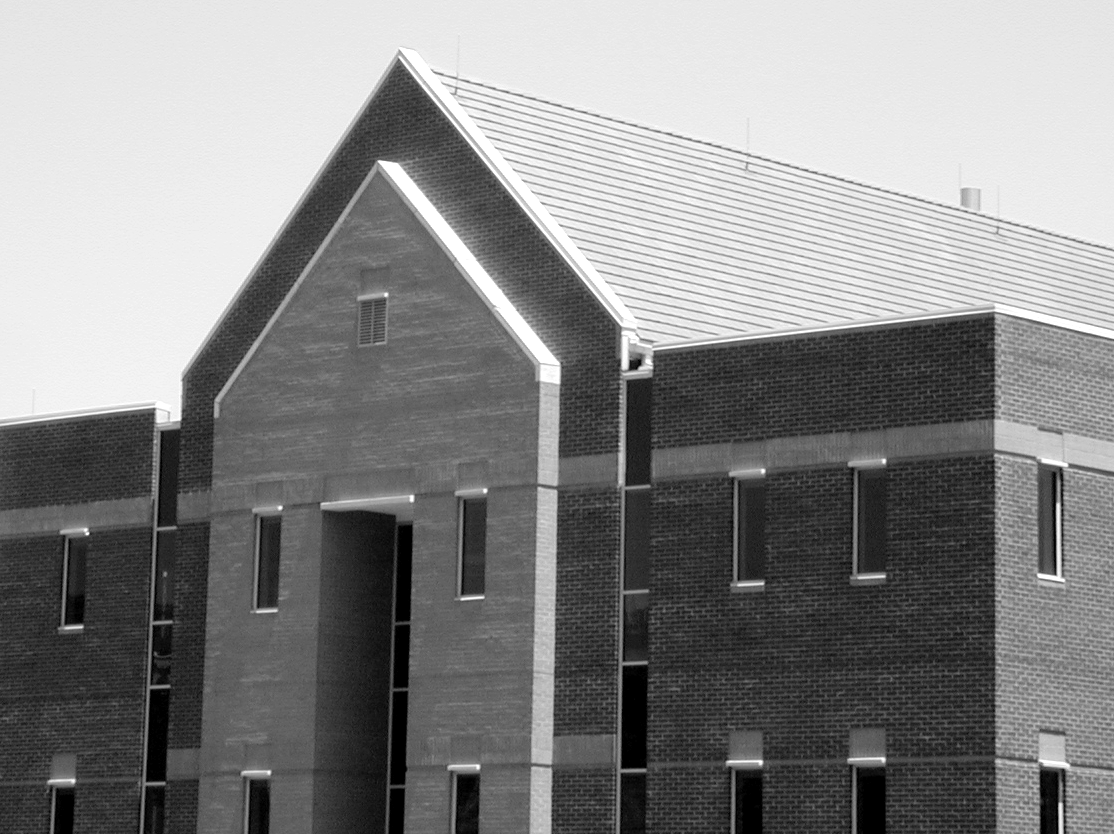
#> input picture original_image/Fig1016(a)(building_original).tif, 1114 x 834 px
$ python '梯度与阈值处理相结合.py'
#> lines starting #> are read from the running program, lines starting #| are printed output that depends on the picture; after the words box and inside, x2 and y2 are one past the last pixel; in counts of white or black regions, pixels touching at a corner belong together
#> in process_thresholded_edges, pil_img is the input picture: PIL image 1114x834 L; min 0, max 255, mean 133.3
import numpy as np
import matplotlib.pyplot as plt
import os
from scipy import ndimage
from PIL import Image


def apply_average_filter(img_arr, kernel_size=5):
    img_float = img_arr.astype(float)
    return ndimage.uniform_filter(img_float, size=kernel_size)


def compute_sobel_magnitude(img_arr):
    # Normalize to 0-1 range
    img_float = img_arr.astype(float) / 255.0

    kx = np.array([[-1, 0, 1],
                   [-2, 0, 2],
                   [-1, 0, 1]], dtype=float)

    ky = np.array([[-1, -2, -1],
                   [0, 0, 0],
                   [1, 2, 1]], dtype=float)

    gx = ndimage.convolve(img_float, kx)
    gy = ndimage.convolve(img_float, ky)
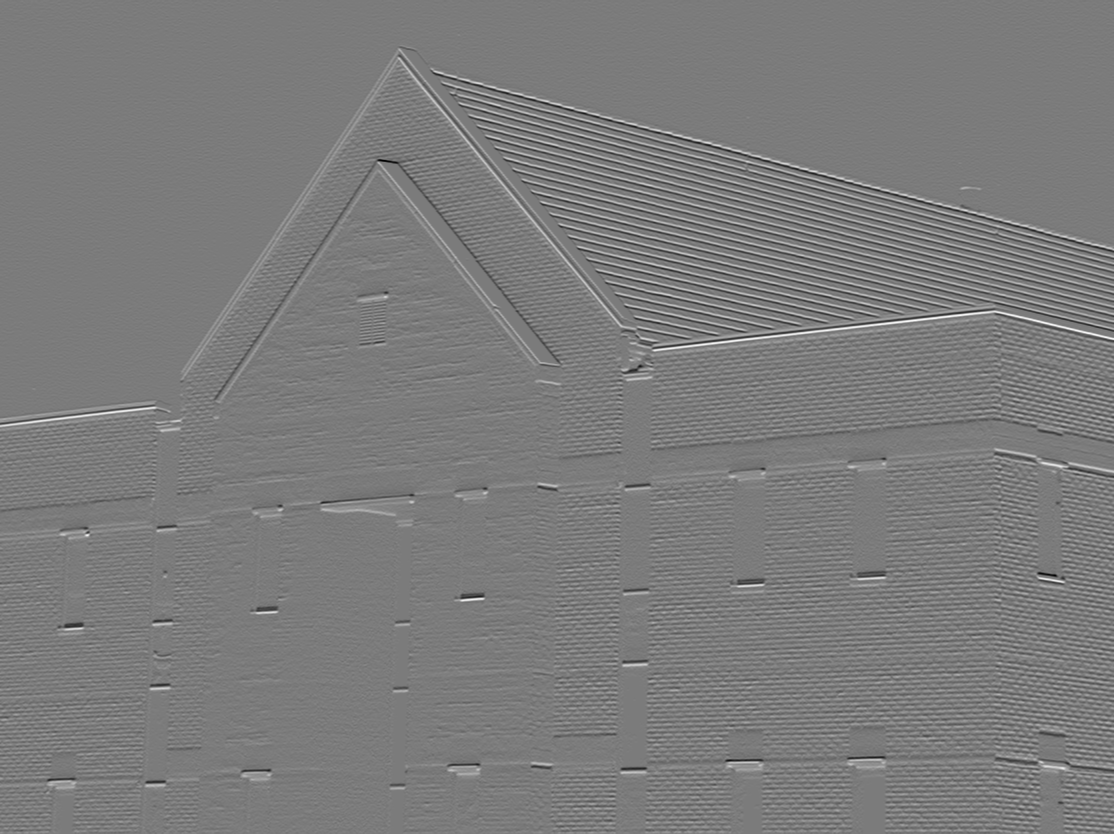
#> gy: shape (834, 1114) float64; min -2.6, max 2.76, mean 0.00639; drawn with min black and max white

    return np.abs(gx) + np.abs(gy)


def threshold_image(magnitude, percentage=0.33):
#> called with percentage = 0.33
    max_val = np.max(magnitude)
#> max_val = 3.78
    T = max_val * percentage
#> T = 1.25

    # Values >= 33% of max are set to White (255), others Black (0)
    binary_edges = (magnitude >= T).astype(np.uint8) * 255
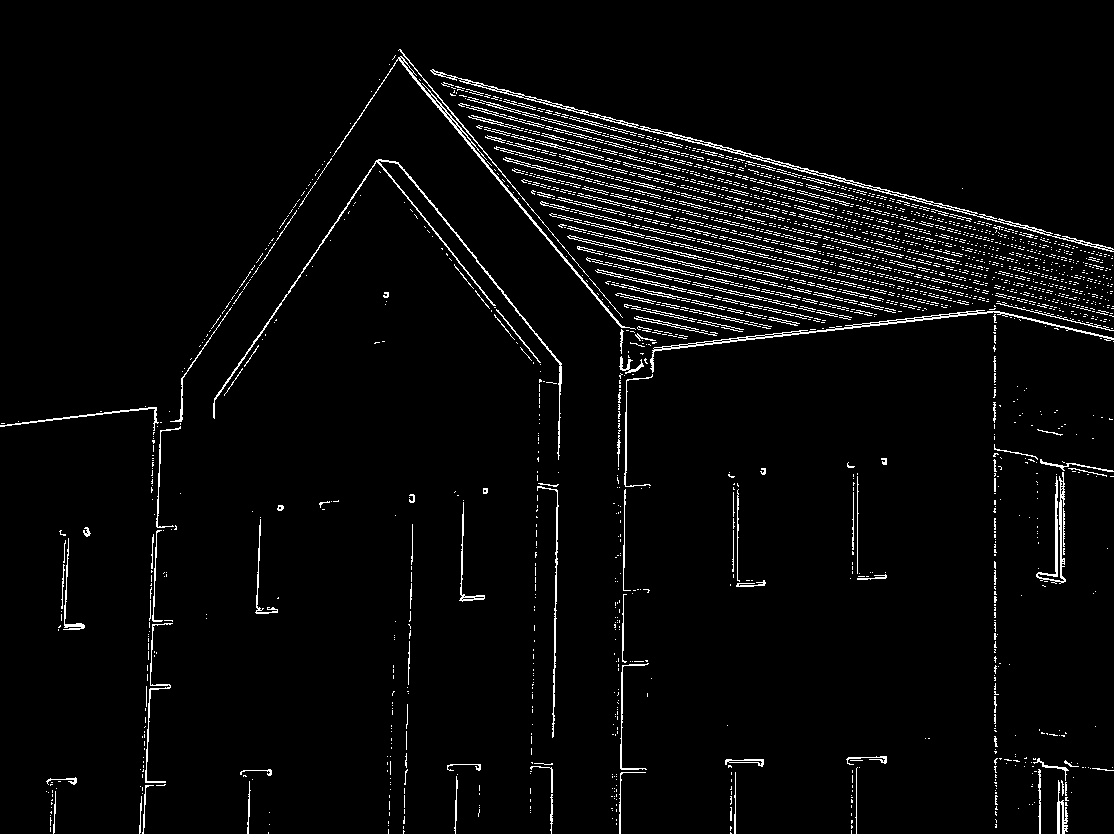
#> binary_edges: shape (834, 1114); 3.6% white in thin lines or dots
    return binary_edges


def process_thresholded_edges(image_path, output_dir):
    if not os.path.exists(image_path):
        print(f"Error: {image_path} not found.")
        return

    pil_img = Image.open(image_path).convert('L')
    img = np.array(pil_img)

    # --- Path A: Original -> Sobel -> Threshold ---
    mag_original = compute_sobel_magnitude(img)
    edges_original = threshold_image(mag_original, percentage=0.33)

    # --- Path B: Smoothed -> Sobel -> Threshold ---
    # Smooth first (5x5 averaging filter)
    img_smoothed = apply_average_filter(img, kernel_size=5)
    mag_smoothed = compute_sobel_magnitude(img_smoothed)
#> in compute_sobel_magnitude (call 2), `return np.abs(gx) + np.abs(gy)`:
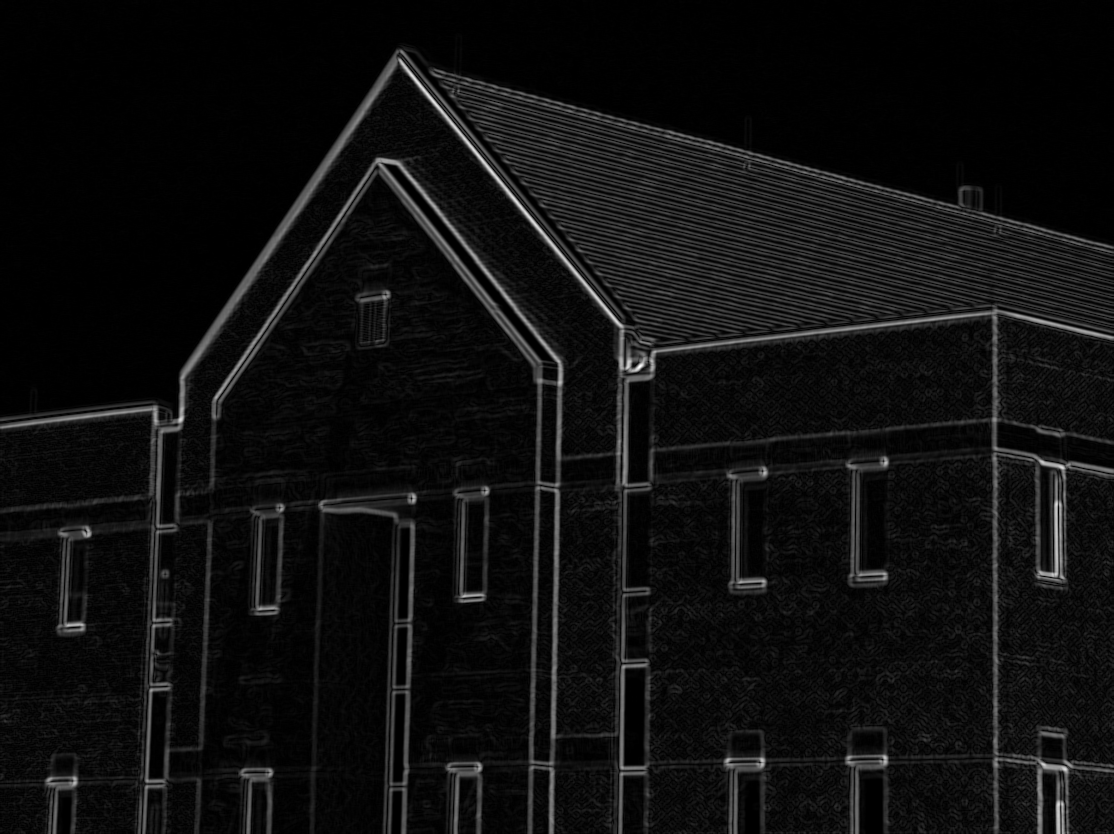
#> returned value: shape (834, 1114) float64; min 0, max 1.82, mean 0.114; drawn with min black and max white
    edges_smoothed = threshold_image(mag_smoothed, percentage=0.33)
#> call 2 of threshold_image, with percentage = 0.33
#> in threshold_image (call 2), `max_val = np.max(magnitude)`: max_val = 1.82
#> in threshold_image (call 2), `T = max_val * percentage`: T = 0.602
#> in threshold_image (call 2), `binary_edges = (magnitude >= T).astype(np.uint8) * 255`:
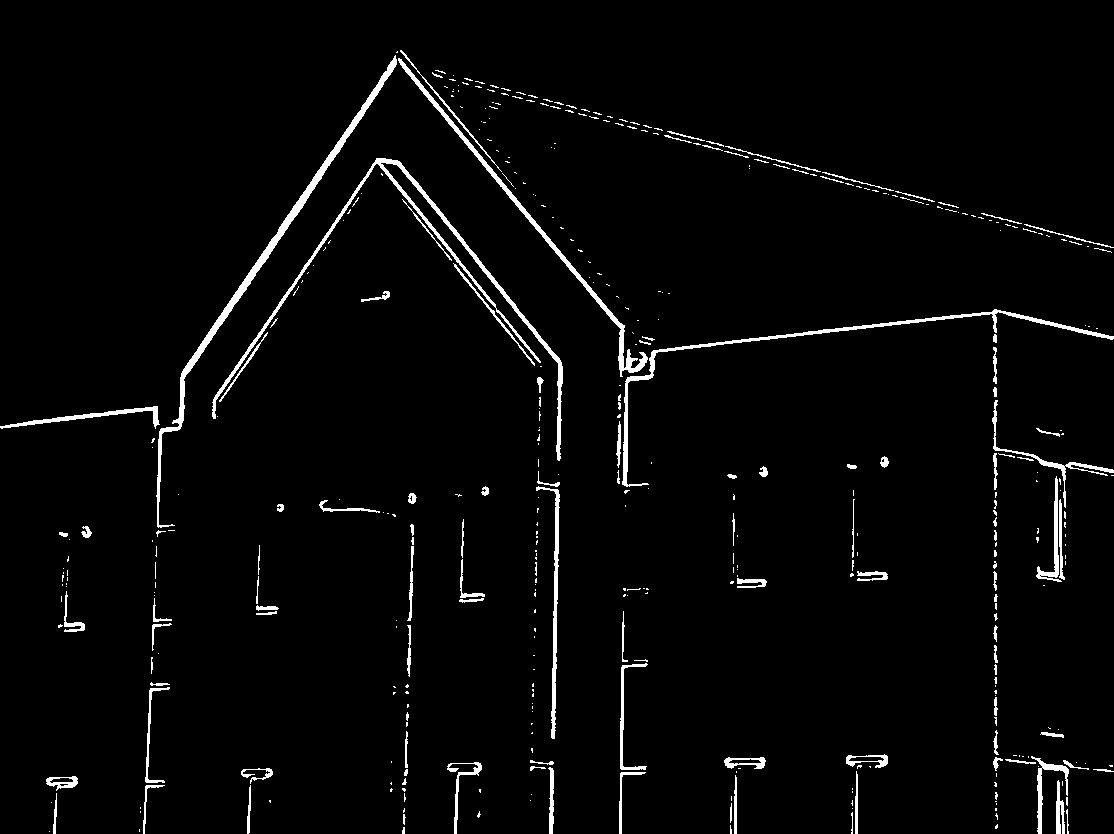
#> binary_edges: shape (834, 1114); 2.8% white; 424 white regions (308 under 20 px), largest, box (x1, y1, x2, y2) and area: (212, 158, 563, 461) 3447, (156, 55, 397, 528) 3226, (622, 309, 1114, 487) 2340

    fig, axes = plt.subplots(1, 2, figsize=(12, 6))
    fig.suptitle(f'Thresholded Gradient (Fig 10.20)', fontsize=14)

    # (a) Edges from Original Gradient
    axes[0].imshow(edges_original, cmap='gray')
    axes[0].set_title('(a) Thresholded Gradient of Original Image')
    axes[0].axis('off')

    # (b) Edges from Smoothed Gradient
    axes[1].imshow(edges_smoothed, cmap='gray')
    axes[1].set_title('(b) Thresholded Gradient of Smoothed Image')
    axes[1].axis('off')

    plt.tight_layout()
    save_path = os.path.join(output_dir, "Fig1020_thresholded_edges.png")
    plt.savefig(save_path, bbox_inches='tight')
    plt.close()

    print(f"Done. Result saved to {save_path}")


if __name__ == "__main__":
    input_dir = "original_image"
    output_dir = "output_image"
    os.makedirs(output_dir, exist_ok=True)

    filename = "Fig1016(a)(building_original).tif"
    path = os.path.join(input_dir, filename)

    process_thresholded_edges(path, output_dir)
